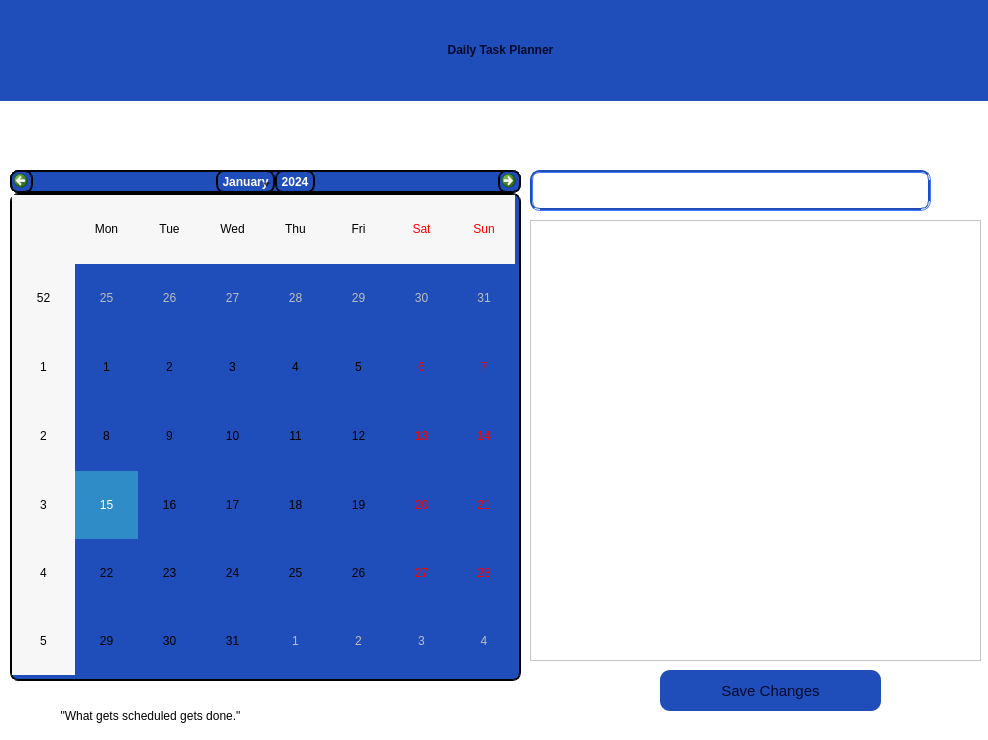
<?xml version="1.0" encoding="UTF-8"?>
<ui version="4.0">
 <class>Form</class>
 <widget class="QWidget" name="Form">
  <property name="geometry">
   <rect>
    <x>0</x>
    <y>0</y>
    <width>988</width>
    <height>740</height>
   </rect>
  </property>
  <property name="windowTitle">
   <string>Form</string>
  </property>
  <property name="styleSheet">
   <string notr="true">background-color: rgb(255, 255, 255);</string>
  </property>
  <widget class="QLabel" name="label">
   <property name="geometry">
    <rect>
     <x>-20</x>
     <y>0</y>
     <width>1041</width>
     <height>101</height>
    </rect>
   </property>
   <property name="styleSheet">
    <string notr="true">font: 25pt &quot;Times New Roman&quot;;
border-radius: 10px;
color: rgb(0, 9, 43);
background-color: rgb(31, 77, 186);

</string>
   </property>
   <property name="text">
    <string>&lt;html&gt;&lt;head/&gt;&lt;body&gt;&lt;p align=&quot;center&quot;&gt;&lt;span style=&quot; font-weight:600;&quot;&gt;Daily Task Planner&lt;/span&gt;&lt;/p&gt;&lt;/body&gt;&lt;/html&gt;</string>
   </property>
   <property name="alignment">
    <set>Qt::AlignCenter</set>
   </property>
  </widget>
  <widget class="QCalendarWidget" name="calendarWidget">
   <property name="geometry">
    <rect>
     <x>10</x>
     <y>170</y>
     <width>511</width>
     <height>511</height>
    </rect>
   </property>
   <property name="styleSheet">
    <string notr="true">background-color: rgb(0, 170, 0);
border: 2px groove grren;
background-color: rgb(31, 77, 186);
border-radius: 8px;
</string>
   </property>
  </widget>
  <widget class="QListWidget" name="listWidget">
   <property name="geometry">
    <rect>
     <x>530</x>
     <y>220</y>
     <width>451</width>
     <height>441</height>
    </rect>
   </property>
   <property name="styleSheet">
    <string notr="true">background-color: rgb(255, 255, 255);</string>
   </property>
  </widget>
  <widget class="QLineEdit" name="lineEdit">
   <property name="geometry">
    <rect>
     <x>530</x>
     <y>170</y>
     <width>401</width>
     <height>41</height>
    </rect>
   </property>
   <property name="styleSheet">
    <string notr="true">background-color: rgb(255, 255, 255);
border-radius: 10px;
border: 3px groove rgb(31, 77, 186);
</string>
   </property>
  </widget>
  <widget class="QPushButton" name="btnSaveChanges">
   <property name="geometry">
    <rect>
     <x>660</x>
     <y>670</y>
     <width>221</width>
     <height>41</height>
    </rect>
   </property>
   <property name="styleSheet">
    <string notr="true">background-color: rgb(0, 170, 0);
border-radius: 10px;
color: rgb(0, 9, 43);
font: 11pt;
background-color: rgb(31, 77, 186);
</string>
   </property>
   <property name="text">
    <string>Save Changes</string>
   </property>
  </widget>
  <widget class="QLabel" name="label_2">
   <property name="geometry">
    <rect>
     <x>0</x>
     <y>700</y>
     <width>301</width>
     <height>31</height>
    </rect>
   </property>
   <property name="styleSheet">
    <string notr="true">font: 75 italic 11pt &quot;Arial&quot;;
color: rgb(31, 77, 186);
color: rgb(0, 0, 0);</string>
   </property>
   <property name="text">
    <string>&quot;What gets scheduled gets done.&quot;</string>
   </property>
   <property name="alignment">
    <set>Qt::AlignCenter</set>
   </property>
  </widget>
 </widget>
 <resources/>
 <connections/>
</ui>
